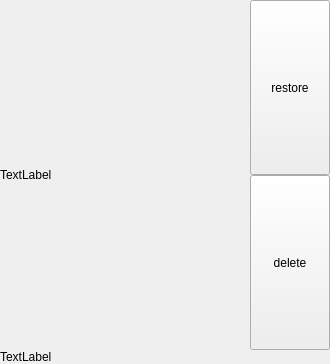
<?xml version="1.0" encoding="UTF-8"?>
<ui version="4.0">
 <class>MyResycleItem</class>
 <widget class="QWidget" name="MyResycleItem">
  <property name="geometry">
   <rect>
    <x>0</x>
    <y>0</y>
    <width>329</width>
    <height>364</height>
   </rect>
  </property>
  <property name="sizePolicy">
   <sizepolicy hsizetype="Preferred" vsizetype="Preferred">
    <horstretch>0</horstretch>
    <verstretch>0</verstretch>
   </sizepolicy>
  </property>
  <property name="windowTitle">
   <string>Form</string>
  </property>
  <layout class="QVBoxLayout" name="verticalLayout_2" stretch="5,1">
   <property name="spacing">
    <number>0</number>
   </property>
   <property name="leftMargin">
    <number>0</number>
   </property>
   <property name="topMargin">
    <number>0</number>
   </property>
   <property name="rightMargin">
    <number>0</number>
   </property>
   <property name="bottomMargin">
    <number>0</number>
   </property>
   <item>
    <layout class="QHBoxLayout" name="horizontalLayout" stretch="5,1">
     <property name="spacing">
      <number>0</number>
     </property>
     <property name="sizeConstraint">
      <enum>QLayout::SetMaximumSize</enum>
     </property>
     <item>
      <widget class="QLabel" name="label">
       <property name="sizePolicy">
        <sizepolicy hsizetype="Preferred" vsizetype="Preferred">
         <horstretch>0</horstretch>
         <verstretch>0</verstretch>
        </sizepolicy>
       </property>
       <property name="minimumSize">
        <size>
         <width>250</width>
         <height>350</height>
        </size>
       </property>
       <property name="text">
        <string>TextLabel</string>
       </property>
      </widget>
     </item>
     <item>
      <layout class="QVBoxLayout" name="verticalLayout">
       <property name="spacing">
        <number>0</number>
       </property>
       <item>
        <widget class="QPushButton" name="pushButton">
         <property name="sizePolicy">
          <sizepolicy hsizetype="Minimum" vsizetype="Minimum">
           <horstretch>0</horstretch>
           <verstretch>0</verstretch>
          </sizepolicy>
         </property>
         <property name="text">
          <string>restore</string>
         </property>
        </widget>
       </item>
       <item>
        <widget class="QPushButton" name="pushButton_2">
         <property name="sizePolicy">
          <sizepolicy hsizetype="Minimum" vsizetype="Minimum">
           <horstretch>0</horstretch>
           <verstretch>0</verstretch>
          </sizepolicy>
         </property>
         <property name="text">
          <string>delete</string>
         </property>
        </widget>
       </item>
      </layout>
     </item>
    </layout>
   </item>
   <item>
    <widget class="QLabel" name="label_2">
     <property name="text">
      <string>TextLabel</string>
     </property>
    </widget>
   </item>
  </layout>
 </widget>
 <resources/>
 <connections/>
</ui>
